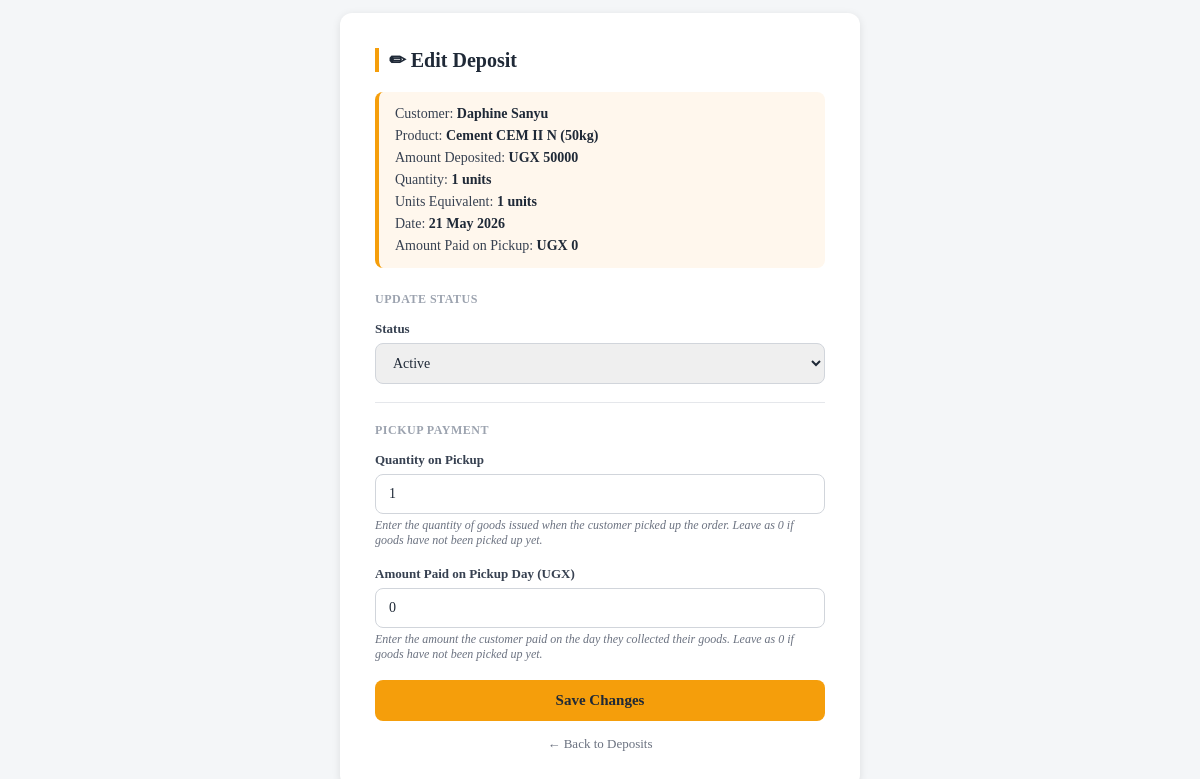
Page /customer_deposit/edit/5/ (signed in) on the committed database.
### nyondoapp/models.py (models this page shows, shortened)
class CustomerDeposit(models.Model):
    PAYMENT_CHOICES = [
        ('cash', 'Cash'),
        ('mobile_money', 'Mobile Money'),
        ('bank_transfer', 'Bank Transfer'),
    ]
    STATUS_CHOICES = [
        ('active', 'Active'),
        ('ready_pickup', 'Ready for Pickup'),
        ('collected', 'Collected'),
    ]
    customer              = models.ForeignKey(Customer, on_delete=models.CASCADE)
    product               = models.ForeignKey(Product, on_delete=models.CASCADE)
    amount_deposited      = models.DecimalField(max_digits=10, decimal_places=2)
    unit_price            = models.DecimalField(max_digits=10, decimal_places=2)
    quantity              = models.IntegerField(default=0)
    units_equivalent      = models.IntegerField(default=0)
    amount_paid_on_pickup = models.DecimalField(max_digits=12, decimal_places=0, default=0)
    payment_method        = models.CharField(max_length=20, choices=PAYMENT_CHOICES, default='cash')
    status                = models.CharField(max_length=20, choices=STATUS_CHOICES, default='active')
    date                  = models.DateField(auto_now_add=True)

class Customer(models.Model):
    full_name = models.CharField(max_length=200)  # must match name on National ID
    NIN = models.CharField(max_length=20, unique=True)  # National Identification Number
    phone = models.CharField(max_length=20)
    employer = models.CharField(max_length=200, blank=True)
    address = models.CharField(max_length=255, blank=True)
    PRODUCT_CHOICES = [
        ('cement_cem2', 'Cement CEM II N'),
        ('cement_cem3', 'Cement CEM III N'),
        ('iron_bar_10', 'Iron Bar 10mm'),
        ('iron_bar_12', 'Iron Bar 12mm'),
        ('iron_bar_16', 'Iron Bar 16mm'),
        ('iron_sheet_26', 'Iron Sheets 26G'),
        ('iron_sheet_28', 'Iron Sheets 28G'),
        ('iron_sheet_30', 'Iron Sheets 30G'),
    ]
    preferred_product = models.CharField(max_length=50, choices=PRODUCT_CHOICES)
    registration_date = models.DateField(auto_now_add=True)

class Product(models.Model):
    name = models.CharField(max_length=200)
    unit_cost = models.DecimalField(max_digits=10, decimal_places=2)  # buying price
    unit_price = models.DecimalField(max_digits=10, decimal_places=2)  # selling price
    quantity = models.IntegerField(default=0)  # current stock level

### nyondoapp/views.py (the view, shortened to what this page needs)
# urls.py: path('customer_deposit/edit/<int:pk>/', views.deposit_edit, name='deposit_edit'),
@login_required
def deposit_edit(request, pk):
    role = get_user_role(request.user)
    if role == 'stockmanager':
        messages.error(request, 'You are not authorized to edit deposits.')
        return redirect('/dashboard/stockmanager/')
    deposit = get_object_or_404(CustomerDeposit, id=pk)
    return render(request, 'deposit_edit.html', {'deposit': deposit})

### nyondoapp/views.py (called while the page is built)
def get_user_role(user):
    groups = user.groups.values_list('name', flat=True)
    if 'admin' in groups:
        return 'admin'
    elif 'salesperson' in groups:
        return 'salesperson'
    elif 'stockmanager' in groups:
        return 'stockmanager'
    return None

### nyondoapp/templates/deposit_edit.html (shortened to what this page needs)
<!doctype html>
<html lang="en">
  <head>
    <link
      rel="stylesheet"
      href="https://cdnjs.cloudflare.com/ajax/libs/font-awesome/6.5.1/css/all.min.css"
    />
  </head>
  <body>
    <div class="card">
      <h2>✏ Edit Deposit</h2>
      <div class="info">
        <p>Customer: <span>{{ deposit.customer.full_name }}</span></p>
        <p>Product: <span>{{ deposit.product.name }}</span></p>
        <p>
          Amount Deposited:
          <span>UGX {{ deposit.amount_deposited|floatformat:0 }}</span>
        </p>
        <p>Quantity: <span>{{ deposit.quantity }} units</span></p>
        <p>
          Units Equivalent: <span>{{ deposit.units_equivalent }} units</span>
        </p>
        <p>Date: <span>{{ deposit.date|date:"d M Y" }}</span></p>
        <p>
          Amount Paid on Pickup:
          <span>UGX {{ deposit.amount_paid_on_pickup|floatformat:0 }}</span>
        </p>
      </div>
      <form method="POST">
        <div class="section-label">Update Status</div>
        <label>Status</label>
        <select name="status">
          <option
            value="active"
            {%
            if
            deposit.status=""
            ="active"
            %}selected{%
            endif
            %}
          >
            Active
          </option>
        </select>
        <hr class="divider" />
        <div class="section-label">Pickup Payment</div>
        <label>Quantity on Pickup</label>
        <input
          type="number"
          name="quantity"
          value="{{ deposit.quantity }}"
          placeholder="e.g. 5"
          min="0"
        />
        <p class="field-note">
          Enter the quantity of goods issued when the customer picked up the
          order. Leave as 0 if goods have not been picked up yet.
        </p>
        <label>Amount Paid on Pickup Day (UGX)</label>
        <input
          type="number"
          name="amount_paid_on_pickup"
          value="{{ deposit.amount_paid_on_pickup|floatformat:0 }}"
          placeholder="e.g. 150000"
          min="0"
        />
        <p class="field-note">
          Enter the amount the customer paid on the day they collected their
          goods. Leave as 0 if goods have not been picked up yet.
        </p>
        <button class="btn-save" type="submit">Save Changes</button>
      </form>
      <a class="back" href="/customer_deposit/">← Back to Deposits</a>
    </div>
  </body>
</html>

### nyondoapp/templates/deposit_edit.html (style rules this page uses)
* { box-sizing: border-box; margin: 0; padding: 0; font-family: Georgia, serif; }
body { background: #f4f6f8; display: flex; align-items: center; justify-content: center; min-height: 100vh; }
.card { background: #fff; padding: 35px; border-radius: 12px; box-shadow: 0 2px 8px rgba(0, 0, 0, 0.1); width: 100%; max-width: 520px; }
h2 { font-size: 20px; margin-bottom: 20px; border-left: 4px solid #f59e0b; padding-left: 10px; color: #1f2937; }
.info { background: #fff7ed; border-left: 4px solid #f59e0b; padding: 14px 16px; border-radius: 8px; font-size: 14px; color: #374151; margin-bottom: 24px; }
.info p { margin-bottom: 6px; }
.info p:last-child { margin-bottom: 0; }
.info span { font-weight: bold; color: #1f2937; }
label { display: block; font-size: 13px; font-weight: bold; margin-bottom: 6px; color: #374151; }
select, input[type="number"] { width: 100%; padding: 11px 13px; border: 1.5px solid #d1d5db; border-radius: 8px; font-size: 14px; margin-bottom: 18px; outline: none; color: #1f2937; }
.field-note { font-size: 12px; color: #6b7280; margin-top: -14px; margin-bottom: 18px; font-style: italic; }
.divider { border: none; border-top: 1px solid #e5e7eb; margin-bottom: 20px; }
.section-label { font-size: 12px; font-weight: bold; text-transform: uppercase; letter-spacing: 0.5px; color: #9ca3af; margin-bottom: 14px; }
.btn-save { background: #f59e0b; color: #1f2937; padding: 12px 25px; border: none; border-radius: 8px; font-size: 15px; font-weight: bold; cursor: pointer; width: 100%; }
.back { display: block; text-align: center; margin-top: 15px; color: #6b7280; font-size: 13px; text-decoration: none; }

### rows in the picture
CustomerDeposit: customer.full_name "Daphine Sanyu", product.name "Cement CEM II N (50kg)", amount_deposited "50000", quantity "1", units_equivalent "1", date "21 May 2026", amount_paid_on_pickup "0"
